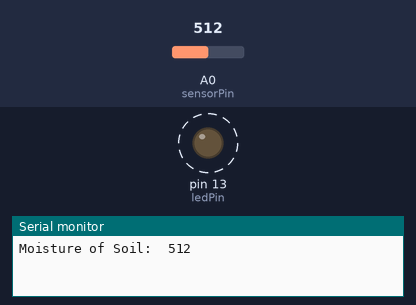
A sketch run on a simulated Arduino Uno, built with avr-gcc and run on an emulated ATmega328P. On the bench: output pins drawn as LEDs (lit = HIGH), the last lines printed to the serial monitor. Dashed ring = blinking. The inputs (shaded band) are chosen by the test bench; at power-on: A0 (sensorPin) = 512.

Above: at 1.8 s.
1.9 s: A0 (sensorPin) set to 0
At 2.9 s:
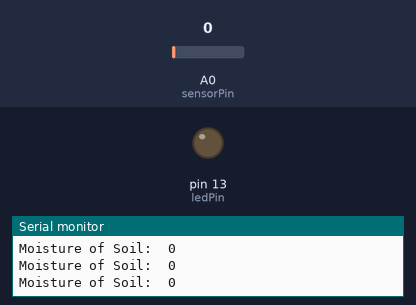
3.7 s: A0 (sensorPin) set to 122
At 4.02 s:
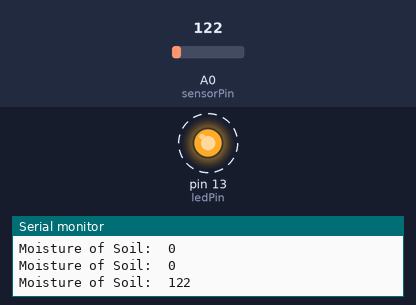
Timing chart, 0 to 13.2 s (numbered marks = the images above; inputs shaded):
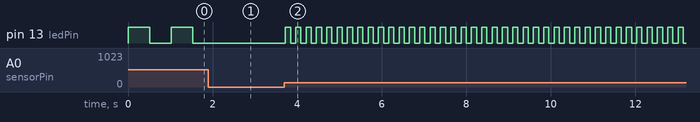

The sketch:

moisture_of_soil.ino
```cpp
int sensorPin = A0;    // select the input pin for the potentiometer
int ledPin = 13;      // select the pin for the LED
int sensorValue = 0;  // variable to store the value coming from the sensor

void setup() {
  // declare the ledPin as an OUTPUT:
  Serial.begin(9600);
  pinMode(ledPin, OUTPUT);
}

void loop() {
  // read the value from the sensor:
  sensorValue = analogRead(sensorPin);
  // turn the ledPin on
  digitalWrite(ledPin, HIGH);
  // stop the program for milliseconds:
  delay(sensorValue);
  // turn the ledPin off:
  digitalWrite(ledPin, LOW);
  // stop the program for for milliseconds:
  delay(sensorValue);

  Serial.print("Moisture of Soil:  ");
  Serial.println(sensorValue);
}
```

Measured:
- after the input at 1.9 s, pin 13 (ledPin): stops changing and stays LOW
- after the input at 3.7 s, pin 13 (ledPin): alternates HIGH for 0.12 s and LOW for 0.12 s, starting at once
- by itself, pin 13 (ledPin): alternates HIGH for 0.51 s and LOW for 0.51 s
